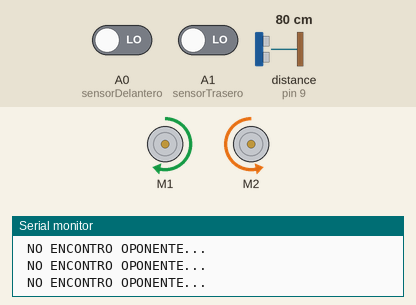
The sketch below on a simulated Arduino Uno, built with avr-gcc and run on an emulated ATmega328P. On the bench: 2 × DC motor (green arrow = forward, orange = backward, longer = faster), the last lines printed to the serial monitor. Wiring (inferred from the names in the program): ultrasonic range finder: trigger pin 10; echo pin 9. The inputs (shaded band) are chosen by the test bench; at power-on: distance to the obstacle (sensor on pin 9) 80 cm, A0 (sensorDelantero) LOW, A1 (sensorTrasero) LOW. The echo pulse lasts 58.3 µs per cm.

Above: at 3.2 s.
3.3 s: distance to the obstacle (sensor on pin 9) set to 24 cm
6.3 s: distance to the obstacle (sensor on pin 9) set to 20 cm
At 6.8 s:
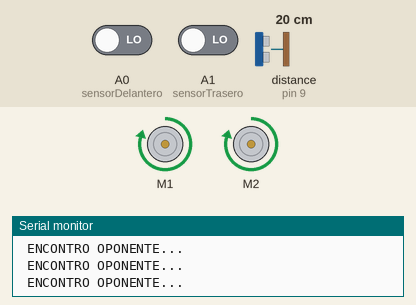
7.8 s: A0 (sensorDelantero) driven HIGH
At 9.0 s:
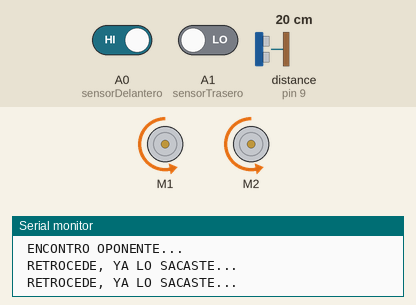
9.3 s: A1 (sensorTrasero) driven HIGH
At 11.6 s:
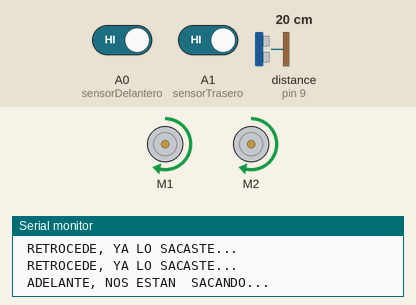
12.3 s: A1 (sensorTrasero) driven LOW
14.3 s: A0 (sensorDelantero) driven LOW
At 15.8 s:
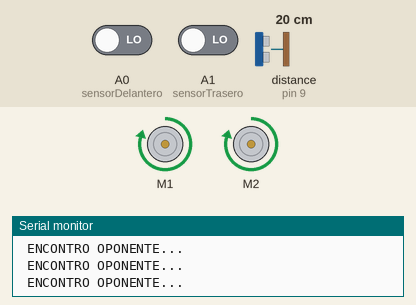
Timing chart, 0 to 17.3 s (numbered marks = the images above; inputs shaded):
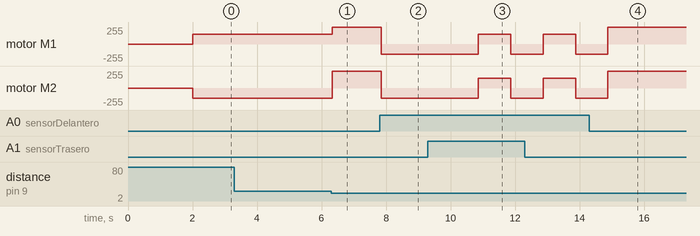

The sketch:

Robot_Sumo.ino
```cpp
#include <AFMotor.h>
// Sensores Inflarojos
int sensorDelantero = A0;
int lecturaDelantera = 0;
int Delantero;

int sensorTrasero = A1;
int lecturaTrasera = 0;
int Trasero;

int echo = 9;
int trig = 10;
int duracion, distancia;

AF_DCMotor motor1(1);
AF_DCMotor motor2(2);


void setup() {

  Serial.begin(9600);

  pinMode(echo, INPUT);
  pinMode(trig, OUTPUT);

  motor1.setSpeed(255);
  motor2.setSpeed(255);

  motor1.run(RELEASE);
  motor2.run(RELEASE);

  Serial.print("Tiempo de seguridad");
  delay(2000);

}

void loop() {
  // ultrasonico
digitalWrite(trig, HIGH);
delay(0.01);
digitalWrite(trig, LOW);
duracion = pulseIn(echo, HIGH);
distancia = (duracion/2) / 29;
delay(5);

  lecturaDelantera = digitalRead(sensorDelantero);
  lecturaTrasera = digitalRead(sensorTrasero);
  Delantero = lecturaDelantera;
  Trasero = lecturaTrasera;


    //----------DETECTA UN OPONENTE-----------

    if(distancia <= 20 && Delantero == 0 && Trasero == 0)
    {
      motor1.setSpeed(250);
      motor2.setSpeed(250);

      motor1.run(FORWARD);
      motor2.run(FORWARD);

      Serial.println(" ENCONTRO OPONENTE...");
      delay(100);

      }


    //----------NO DETECTA UN OPONENTE-----------

    if(distancia >= 21 && Delantero == 0 && Trasero == 0)
    {
      motor1.setSpeed(150);
      motor2.setSpeed(150);

      motor1.run(FORWARD);
      motor2.run(BACKWARD);

            Serial.println(" NO ENCONTRO OPONENTE...");

      }

     //DETECTA OPONENTE PERO DETECTA FINAL DEL RING ADELANTE

     if(Delantero == 1)
     {
        motor1.setSpeed(150);
        motor2.setSpeed(150);

        motor1.run(BACKWARD);
        motor2.run(BACKWARD);

              Serial.println(" RETROCEDE, YA LO SACASTE...");
              delay(1000);

      }

           //DETECTA OPONENTE PERO DETECTA FINAL DEL RING ATRAS

     if( Trasero == 1)
     {
        motor1.setSpeed(150);
        motor2.setSpeed(150);

        motor1.run(FORWARD);
        motor2.run(FORWARD);

              Serial.println(" ADELANTE, NOS ESTAN  SACANDO...");
              delay(1000);

      }


}
```

Measured:
- the behaviour switches between 22 and 21 cm on distance to the obstacle (sensor on pin 9) (found by bisection; images 0 and 1)
- after the input at 6.3 s, motor M1: forward 150/255 → forward 250/255 at once; motor M2: backward 150/255 → forward 250/255 at once
- after the input at 7.8 s, motor M1, motor M2: forward 250/255 → backward 150/255 after 0.05 s
- after the input at 9.3 s, motor M1, motor M2: backward 150/255 → forward 150/255 after 1.6 s, → backward 150/255 1.0 s later
- after the input at 14.3 s, motor M1, motor M2: backward 150/255 → forward 250/255 after 0.58 s
